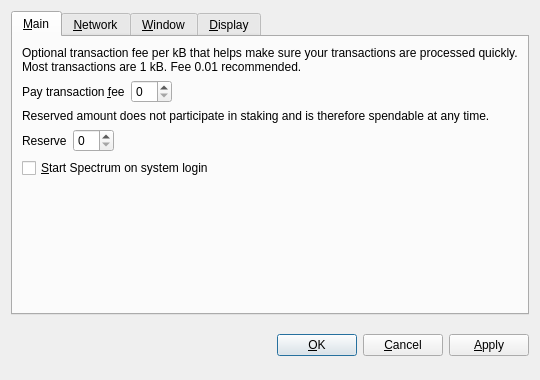
<?xml version="1.0" encoding="UTF-8"?>
<ui version="4.0">
 <class>OptionsDialog</class>
 <widget class="QDialog" name="OptionsDialog">
  <property name="geometry">
   <rect>
    <x>0</x>
    <y>0</y>
    <width>540</width>
    <height>380</height>
   </rect>
  </property>
  <property name="windowTitle">
   <string>Options</string>
  </property>
  <property name="modal">
   <bool>true</bool>
  </property>
  <layout class="QVBoxLayout" name="verticalLayout">
   <item>
    <widget class="QTabWidget" name="tabWidget">
     <property name="tabPosition">
      <enum>QTabWidget::North</enum>
     </property>
     <property name="currentIndex">
      <number>0</number>
     </property>
     <widget class="QWidget" name="tabMain">
      <attribute name="title">
       <string>&amp;Main</string>
      </attribute>
      <layout class="QVBoxLayout" name="verticalLayout_Main">
       <item>
        <widget class="QLabel" name="transactionFeeInfoLabel">
         <property name="text">
          <string>Optional transaction fee per kB that helps make sure your transactions are processed quickly. Most transactions are 1 kB. Fee 0.01 recommended.</string>
         </property>
         <property name="textFormat">
          <enum>Qt::PlainText</enum>
         </property>
         <property name="wordWrap">
          <bool>true</bool>
         </property>
        </widget>
       </item>
       <item>
        <layout class="QHBoxLayout" name="horizontalLayoutFee">
         <item>
          <widget class="QLabel" name="transactionFeeLabel">
           <property name="text">
            <string>Pay transaction &amp;fee</string>
           </property>
           <property name="textFormat">
            <enum>Qt::PlainText</enum>
           </property>
           <property name="buddy">
            <cstring>transactionFee</cstring>
           </property>
          </widget>
         </item>
         <item>
          <widget class="BitcoinAmountField" name="transactionFee"/>
         </item>
         <item>
          <spacer name="horizontalSpacerFee">
           <property name="orientation">
            <enum>Qt::Horizontal</enum>
           </property>
           <property name="sizeHint" stdset="0">
            <size>
             <width>40</width>
             <height>20</height>
            </size>
           </property>
          </spacer>
         </item>
        </layout>
       </item>
       <item>
        <widget class="QLabel" name="reserveBalanceInfoLabel">
         <property name="text">
          <string>Reserved amount does not participate in staking and is therefore spendable at any time.</string>
         </property>
         <property name="textFormat">
          <enum>Qt::PlainText</enum>
         </property>
         <property name="wordWrap">
          <bool>true</bool>
         </property>
        </widget>
       </item>
       <item>
        <layout class="QHBoxLayout" name="horizontalLayoutReserveBalance">
         <item>
          <widget class="QLabel" name="reserveBalanceLabel">
           <property name="text">
            <string>Reserve</string>
           </property>
           <property name="textFormat">
            <enum>Qt::PlainText</enum>
           </property>
           <property name="buddy">
            <cstring>reserveBalance</cstring>
           </property>
          </widget>
         </item>
         <item>
          <widget class="BitcoinAmountField" name="reserveBalance"/>
         </item>
         <item>
          <spacer name="horizontalSpacerReserveBalance">
           <property name="orientation">
            <enum>Qt::Horizontal</enum>
           </property>
           <property name="sizeHint" stdset="0">
            <size>
             <width>40</width>
             <height>20</height>
            </size>
           </property>
          </spacer>
         </item>
        </layout>
       </item>
       <item>
        <widget class="QCheckBox" name="bitcoinAtStartup">
         <property name="toolTip">
          <string>Automatically start Spectrum after logging in to the system.</string>
         </property>
         <property name="text">
          <string>&amp;Start Spectrum on system login</string>
         </property>
        </widget>
       </item>
       <item>
        <spacer name="verticalSpacer_Main">
         <property name="orientation">
          <enum>Qt::Vertical</enum>
         </property>
         <property name="sizeHint" stdset="0">
          <size>
           <width>20</width>
           <height>40</height>
          </size>
         </property>
        </spacer>
       </item>
      </layout>
     </widget>
     <widget class="QWidget" name="tabNetwork">
      <attribute name="title">
       <string>&amp;Network</string>
      </attribute>
      <layout class="QVBoxLayout" name="verticalLayout_Network">
       <item>
        <widget class="QCheckBox" name="mapPortUpnp">
         <property name="toolTip">
          <string>Automatically open the Spectrum client port on the router. This only works when your router supports UPnP and it is enabled.</string>
         </property>
         <property name="text">
          <string>Map port using &amp;UPnP</string>
         </property>
        </widget>
       </item>
       <item>
        <widget class="QCheckBox" name="connectSocks">
         <property name="toolTip">
          <string>Connect to the Spectrum network through a SOCKS5 proxy (e.g. when connecting through Tor).</string>
         </property>
         <property name="text">
          <string>&amp;Connect through SOCKS5 proxy:</string>
         </property>
        </widget>
       </item>
       <item>
        <layout class="QHBoxLayout" name="horizontalLayout_Network">
         <item>
          <widget class="QLabel" name="proxyIpLabel">
           <property name="text">
            <string>Proxy &amp;IP:</string>
           </property>
           <property name="textFormat">
            <enum>Qt::PlainText</enum>
           </property>
           <property name="buddy">
            <cstring>proxyIp</cstring>
           </property>
          </widget>
         </item>
         <item>
          <widget class="QValidatedLineEdit" name="proxyIp">
           <property name="maximumSize">
            <size>
             <width>140</width>
             <height>16777215</height>
            </size>
           </property>
           <property name="toolTip">
            <string>IP address of the proxy (e.g. 127.0.0.1)</string>
           </property>
          </widget>
         </item>
         <item>
          <widget class="QLabel" name="proxyPortLabel">
           <property name="text">
            <string>&amp;Port:</string>
           </property>
           <property name="textFormat">
            <enum>Qt::PlainText</enum>
           </property>
           <property name="buddy">
            <cstring>proxyPort</cstring>
           </property>
          </widget>
         </item>
         <item>
          <widget class="QLineEdit" name="proxyPort">
           <property name="maximumSize">
            <size>
             <width>55</width>
             <height>16777215</height>
            </size>
           </property>
           <property name="toolTip">
            <string>Port of the proxy (e.g. 9050)</string>
           </property>
          </widget>
         </item>
         <item>
          <spacer name="horizontalSpacer_Network">
           <property name="orientation">
            <enum>Qt::Horizontal</enum>
           </property>
           <property name="sizeHint" stdset="0">
            <size>
             <width>40</width>
             <height>20</height>
            </size>
           </property>
          </spacer>
         </item>
        </layout>
       </item>
       <item>
        <spacer name="verticalSpacer_Network">
         <property name="orientation">
          <enum>Qt::Vertical</enum>
         </property>
         <property name="sizeHint" stdset="0">
          <size>
           <width>20</width>
           <height>40</height>
          </size>
         </property>
        </spacer>
       </item>
      </layout>
     </widget>
     <widget class="QWidget" name="tabWindow">
      <attribute name="title">
       <string>&amp;Window</string>
      </attribute>
      <layout class="QVBoxLayout" name="verticalLayout_Window">
       <item>
        <widget class="QCheckBox" name="minimizeToTray">
         <property name="toolTip">
          <string>Show only a tray icon after minimizing the window.</string>
         </property>
         <property name="text">
          <string>&amp;Minimize to the tray instead of the taskbar</string>
         </property>
        </widget>
       </item>
       <item>
        <widget class="QCheckBox" name="minimizeOnClose">
         <property name="toolTip">
          <string>Minimize instead of exit the application when the window is closed. When this option is enabled, the application will be closed only after selecting Quit in the menu.</string>
         </property>
         <property name="text">
          <string>M&amp;inimize on close</string>
         </property>
        </widget>
       </item>
       <item>
        <spacer name="verticalSpacer_Window">
         <property name="orientation">
          <enum>Qt::Vertical</enum>
         </property>
         <property name="sizeHint" stdset="0">
          <size>
           <width>20</width>
           <height>40</height>
          </size>
         </property>
        </spacer>
       </item>
      </layout>
     </widget>
     <widget class="QWidget" name="tabDisplay">
      <attribute name="title">
       <string>&amp;Display</string>
      </attribute>
      <layout class="QVBoxLayout" name="verticalLayout_Display">
       <item>
        <layout class="QHBoxLayout" name="horizontalLayout_1_Display">
         <item>
          <widget class="QLabel" name="langLabel">
           <property name="text">
            <string>User Interface &amp;language:</string>
           </property>
           <property name="textFormat">
            <enum>Qt::PlainText</enum>
           </property>
           <property name="buddy">
            <cstring>lang</cstring>
           </property>
          </widget>
         </item>
         <item>
          <widget class="QValueComboBox" name="lang">
           <property name="toolTip">
            <string>The user interface language can be set here. This setting will take effect after restarting Spectrum.</string>
           </property>
          </widget>
         </item>
        </layout>
       </item>
       <item>
        <layout class="QHBoxLayout" name="horizontalLayout_2_Display">
         <item>
          <widget class="QLabel" name="unitLabel">
           <property name="text">
            <string>&amp;Unit to show amounts in:</string>
           </property>
           <property name="textFormat">
            <enum>Qt::PlainText</enum>
           </property>
           <property name="buddy">
            <cstring>unit</cstring>
           </property>
          </widget>
         </item>
         <item>
          <widget class="QValueComboBox" name="unit">
           <property name="toolTip">
            <string>Choose the default subdivision unit to show in the interface and when sending coins.</string>
           </property>
          </widget>
         </item>
        </layout>
       </item>
       <item>
        <widget class="QCheckBox" name="coinControlFeatures">
         <property name="toolTip">
          <string>Whether to show coin control features or not.</string>
         </property>
         <property name="text">
          <string>Display coin &amp;control features (experts only!)</string>
         </property>
        </widget>
       </item>
       <item>
        <widget class="QCheckBox" name="minimizeCoinAge">
         <property name="toolTip">
          <string>Whether to select the coin outputs randomly or with minimal coin age.</string>
         </property>
         <property name="text">
          <string>Minimize weight consumption (experimental)</string>
         </property>
        </widget>
       </item>
       <item>
        <widget class="QCheckBox" name="useBlackTheme">
         <property name="text">
          <string>Use black visual theme (requires restart)</string>
         </property>
        </widget>
       </item>
       <item>
        <spacer name="verticalSpacer_Display">
         <property name="orientation">
          <enum>Qt::Vertical</enum>
         </property>
         <property name="sizeHint" stdset="0">
          <size>
           <width>20</width>
           <height>40</height>
          </size>
         </property>
        </spacer>
       </item>
      </layout>
     </widget>
    </widget>
   </item>
   <item>
    <layout class="QHBoxLayout" name="horizontalLayout_Buttons">
     <item>
      <spacer name="horizontalSpacer_1">
       <property name="orientation">
        <enum>Qt::Horizontal</enum>
       </property>
       <property name="sizeHint" stdset="0">
        <size>
         <width>40</width>
         <height>48</height>
        </size>
       </property>
      </spacer>
     </item>
     <item>
      <widget class="QLabel" name="statusLabel">
       <property name="font">
        <font>
         <weight>75</weight>
         <bold>true</bold>
        </font>
       </property>
       <property name="text">
        <string/>
       </property>
       <property name="textFormat">
        <enum>Qt::PlainText</enum>
       </property>
       <property name="wordWrap">
        <bool>true</bool>
       </property>
      </widget>
     </item>
     <item>
      <spacer name="horizontalSpacer_2">
       <property name="orientation">
        <enum>Qt::Horizontal</enum>
       </property>
       <property name="sizeHint" stdset="0">
        <size>
         <width>40</width>
         <height>48</height>
        </size>
       </property>
      </spacer>
     </item>
     <item>
      <widget class="QPushButton" name="okButton">
       <property name="text">
        <string>&amp;OK</string>
       </property>
      </widget>
     </item>
     <item>
      <widget class="QPushButton" name="cancelButton">
       <property name="text">
        <string>&amp;Cancel</string>
       </property>
       <property name="autoDefault">
        <bool>false</bool>
       </property>
      </widget>
     </item>
     <item>
      <widget class="QPushButton" name="applyButton">
       <property name="text">
        <string>&amp;Apply</string>
       </property>
       <property name="autoDefault">
        <bool>false</bool>
       </property>
      </widget>
     </item>
    </layout>
   </item>
  </layout>
 </widget>
 <customwidgets>
  <customwidget>
   <class>BitcoinAmountField</class>
   <extends>QSpinBox</extends>
   <header>bitcoinamountfield.h</header>
  </customwidget>
  <customwidget>
   <class>QValueComboBox</class>
   <extends>QComboBox</extends>
   <header>qvaluecombobox.h</header>
  </customwidget>
  <customwidget>
   <class>QValidatedLineEdit</class>
   <extends>QLineEdit</extends>
   <header>qvalidatedlineedit.h</header>
  </customwidget>
 </customwidgets>
 <resources/>
 <connections/>
</ui>
